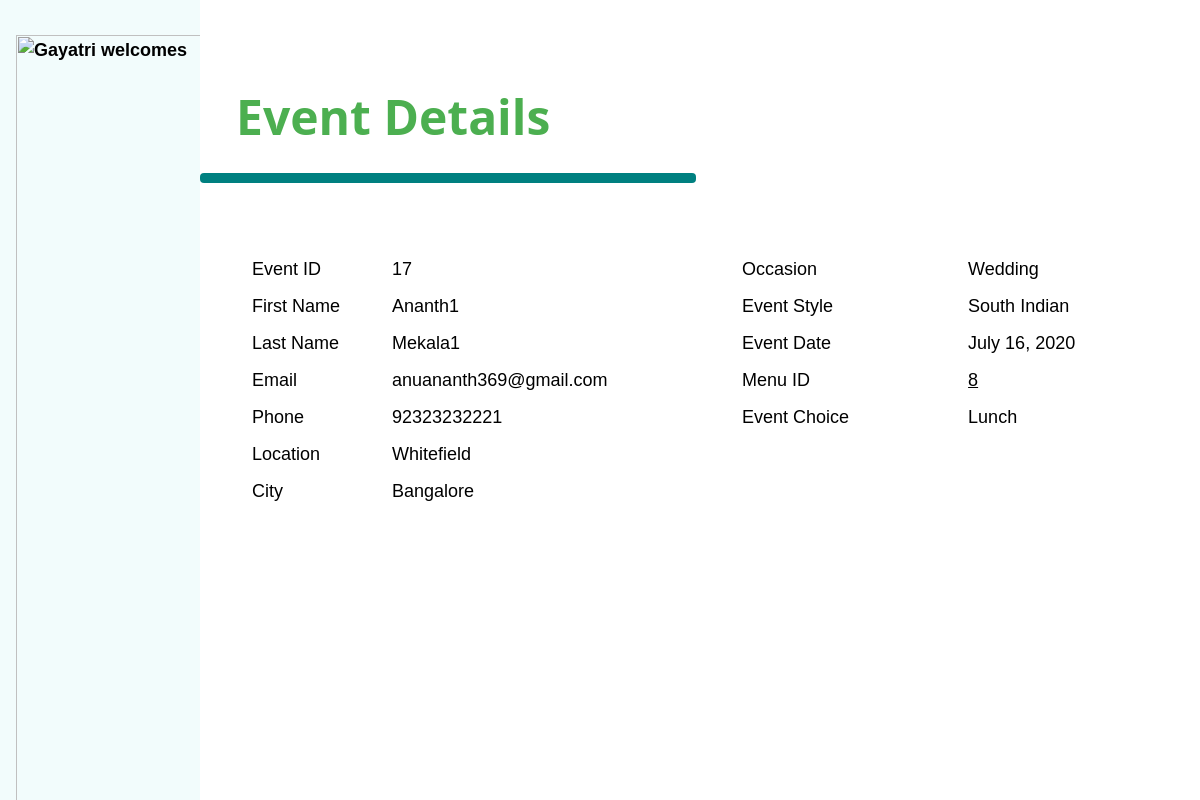
Screenshot of /eventdetails17 (signed in) with the database file from the repository.
### demo/models.py (models this page shows, shortened)
class Events(models.Model):
    First_Name = models.CharField(max_length=50)
    Last_Name = models.CharField(max_length=50)
    Email = models.CharField(max_length=100)
    Phone = models.CharField(max_length=15)
    Location = models.CharField(max_length=300)
    City = models.CharField(max_length=100)
    Occation = models.CharField(max_length=200)
    Event_Style = models.CharField(max_length=200)
    Event_Date = models.DateField()
    Event_Choice = models.CharField(max_length=300)
    Menu_Id = models.IntegerField()
    Created_date = models.DateField()

### demo/views.py (the view)
# urls.py: path('eventdetails<int:event_id>', views.eventdetails, name='eventdetails'),
def eventdetails(request, event_id):
    if not request.user.is_authenticated:
        return render(request, "demo/UserLogin.html", {"message": None})
    try:
        event = Events.objects.get(pk=event_id)
    except Events.DoesNotExist:
        raise Http404("Event Doesn't exist.")
    context = {
        "event": event
    }
    return render(request, "demo/EventDetails.html", context)

### demo/templates/demo/EventDetails.html
{% extends "demo/Navigation bar.html" %}
{% block body %}
    <div class="w3-main " style="margin-left: 200px; margin-right: 20px">
        <div class=" w3-padding-48 ">
            <h1 class="w3-xxxlarge w3-text-green w3-padding-left-36"><b>Event Details </b></h1>
            <hr style="width: 450px; border: 5px solid teal; margin-right: auto; " class="w3-round w3-padding-left-36">
        </div>
        <form action="/action_page.php">
            <div class="w3-half  w3-padding-left-36 w3-text-teal">
                <table class="w3-table w3-large b">
                    <tr>
                        <td>  Event ID </td>
                        <td class="w3-text-black">  {{ event.id }}  </td>
                    </tr>
                    <tr>
                        <td>  First Name  </td>
                        <td class="w3-text-black">  {{ event.First_Name }}  </td>
                    </tr>
                    <tr>
                        <td>Last Name </td>
                        <td class="w3-text-black">{{ event.Last_Name }} </td>
                    </tr>
                    <tr>
                        <td> Email </td>
                        <td class="w3-text-black"> {{ event.Email }}   </td>
                    </tr>
                    <tr>
                        <td>Phone </td>
                        <td class="w3-text-black"> {{ event.Phone }}   </td>
                    </tr>
                    <tr>
                        <td>Location </td>
                        <td class="w3-text-black"> {{ event.Location }} </td>
                    </tr>
                    <tr>
                        <td>City</td>
                        <td class="w3-text-black"> {{ event.City }}  </td>
                    </tr>
                </table>
            </div>
            <div class="w3-half  w3-padding-left-36 w3-text-teal">
                <table class="w3-table w3-large  b">
                    <tr>
                        <td> Occasion</td>
                        <td class="w3-text-black"> {{ event.Occation }} </td>
                    </tr>
                    <tr>
                        <td> Event Style </td>
                        <td class="w3-text-black"> {{ event.Event_Style }} </td>
                    </tr>
                    <tr>
                        <td> Event Date</td>
                        <td class="w3-text-black"> {{ event.Event_Date }}  </td>
                    </tr>
                    <tr>
                        <td> Menu ID</td>
                        <td class="w3-text-black"> <a href="menudetails{{ event.Menu_Id }}"> {{ event.Menu_Id }} </a>  </td>
                    </tr>
                    <tr>
                        <td> Event Choice</td>
                        <td class="w3-text-black"> {{ event.Event_Choice }} </td>
                    </tr>
                </table>
            </div>
        </form>
    </div>
{% endblock %}

### demo/templates/demo/Navigation bar.html (shortened to what this page needs)
﻿{% load static %}
<!DOCTYPE html>
<html>
<head>
    <link rel="stylesheet" href="{% static 'css/StyleSheet1.css' %}">
    <link rel="stylesheet" href="https://www.w3schools.com/lib/w3-theme-black.css">
    <link rel="stylesheet" href="https://cdnjs.cloudflare.com/ajax/libs/font-awesome/4.7.0/css/font-awesome.min.css">
</head>
<body>
    <nav class="w3-sidebar w3-cust1 w3-collapse w3-top w3-large w3-padding" style="z-index:3;width:200px;font-weight:bold;" id="mySidebar">
        <br>
        <div >
            <a href="home">
                <img src="http://www.gayathricatering.in/wp-content/uploads/2019/06/cropped-gayathrilogo-3.jpg" style="width:110%" alt="Gayatri welcomes">
            </a>
        </div>
    </nav>
    {% block body %}
    {% endblock %}
</body>
</html>

### demo/static/css/StyleSheet1.css (style rules this page uses)
*,*:before,*:after { box-sizing:inherit }
html { -ms-text-size-adjust:100%;-webkit-text-size-adjust:100% }
body { margin:0 }
article,aside,details,figcaption,figure,footer,header,main,menu,nav,section { display:block }
a { background-color:transparent }
b,strong { font-weight:bolder }
img { border-style:none }
hr { box-sizing:content-box;height:0;overflow:visible }
html,body { font-family:Verdana,sans-serif;font-size:15px;line-height:1.5 }
html { overflow-x:hidden }
h1 { font-size:36px }
h1,h2,h3,h4,h5,h6 { font-family:"Segoe UI",Arial,sans-serif;font-weight:400;margin:10px 0 }
hr { border:0;border-top:1px solid #eee;margin:20px 0 }
img { vertical-align:middle }
a { color:inherit }
.w3-table,.w3-table-all { border-collapse:collapse;border-spacing:0;width:100%;display:table }
.w3-table td,.w3-table th,.w3-table-all td,.w3-table-all th { padding:8px 8px;display:table-cell;text-align:left;vertical-align:top }
.w3-table th:first-child,.w3-table td:first-child,.w3-table-all th:first-child,.w3-table-all td:first-child { padding-left:16px }
.w3-padding-left-36 { padding-left:36px }
.w3-sidebar { height:100%;width:200px;background-color:#fff;position:fixed!important;z-index:1;overflow:auto }
.w3-main,#main { transition:margin-left .4s }
.w3-col,.w3-half,.w3-third,.w3-twothird,.w3-threequarter,.w3-quarter { float:left;width:100% }
@media (min-width:601px) { .w3-col.m6,.w3-half { width:49.99999% } }
@media (min-width:993px) { .w3-sidebar.w3-collapse { display:block!important } }
.w3-top,.w3-bottom { position:fixed;width:100%;z-index:1 }
.w3-top { top:0 }
.w3-round,.w3-round-medium { border-radius:4px }
.w3-large { font-size:18px!important }
.w3-xxxlarge { font-size:48px!important }
.w3-padding { padding:8px 16px!important }
.w3-padding-48 { padding-top:48px!important;padding-bottom:48px!important }
.w3-cust1,.w3-hover-white:hover { color:#000!important;background-color:#f2fcfc!important }
.w3-text-green,.w3-hover-text-green:hover { color:#4CAF50!important }
.w3-text-teal,.w3-hover-text-teal:hover { color:#009688!important }
.w3-text-black,.w3-hover-text-black:hover { color:#000!important }

### demo/templates/demo/Navigation bar.html (style rules this page uses)
body { font-family: Arial, Helvetica, sans-serif; }

### rows the page displays
Events: id "17", First_Name "Ananth1", Last_Name "Mekala1", Email "anuananth369@gmail.com", Phone "92323232221", Location "Whitefield", City "Bangalore", Occation "Wedding", Event_Style "South Indian", Event_Date "July 16, 2020", Menu_Id "8", Event_Choice "Lunch"
